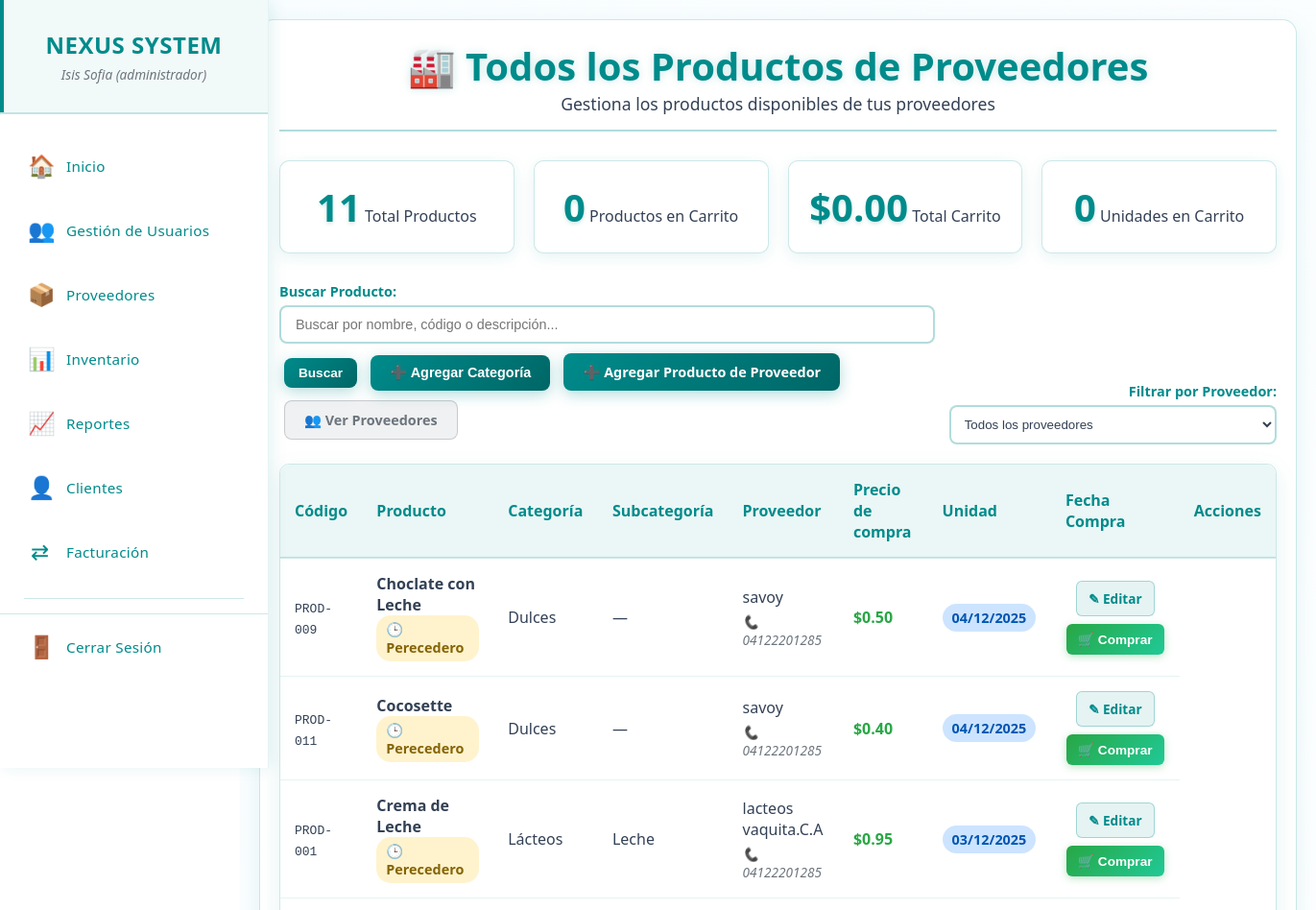
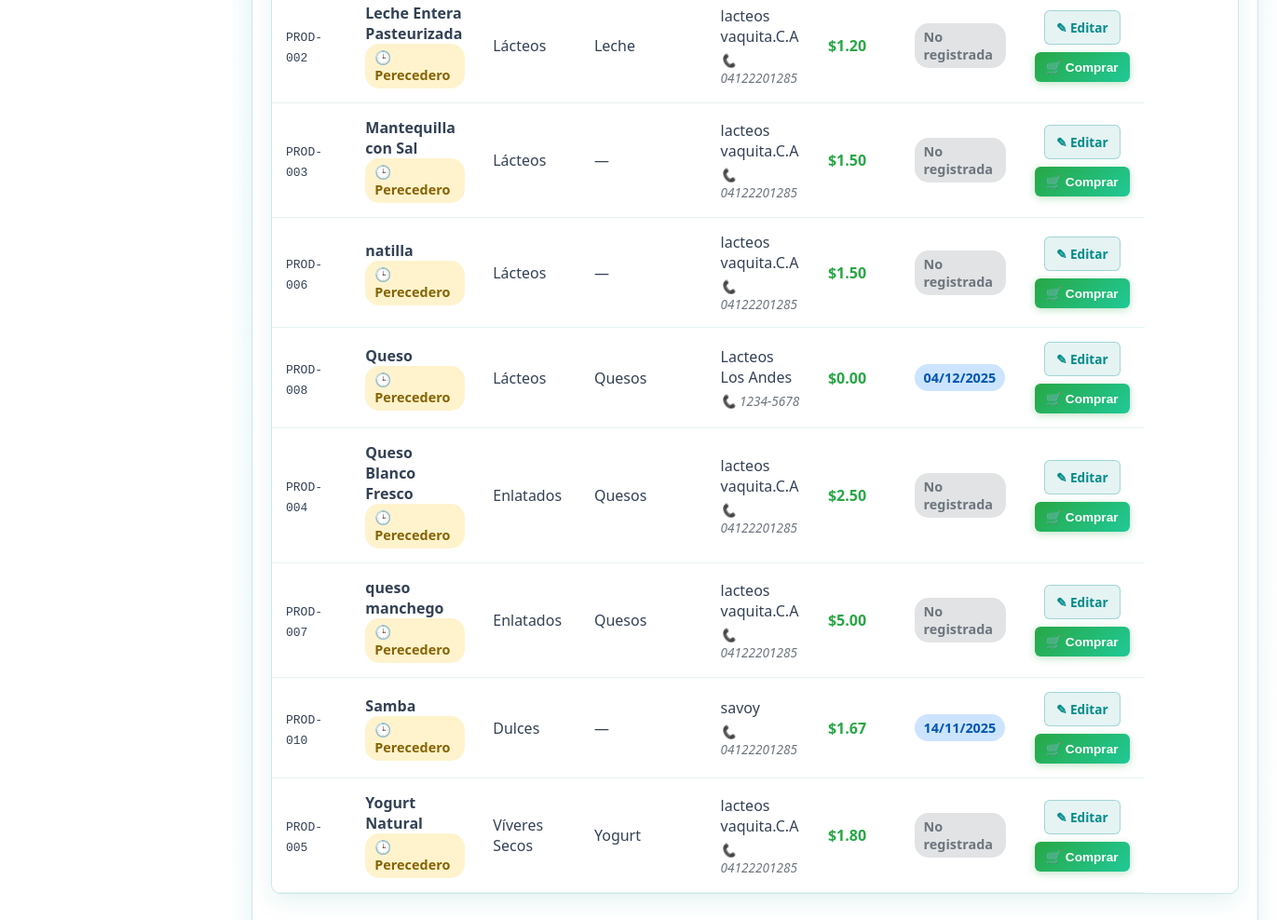
The page /productos_proveedores.php (signed in) on the database as committed earlier (2 pictures, top to bottom).
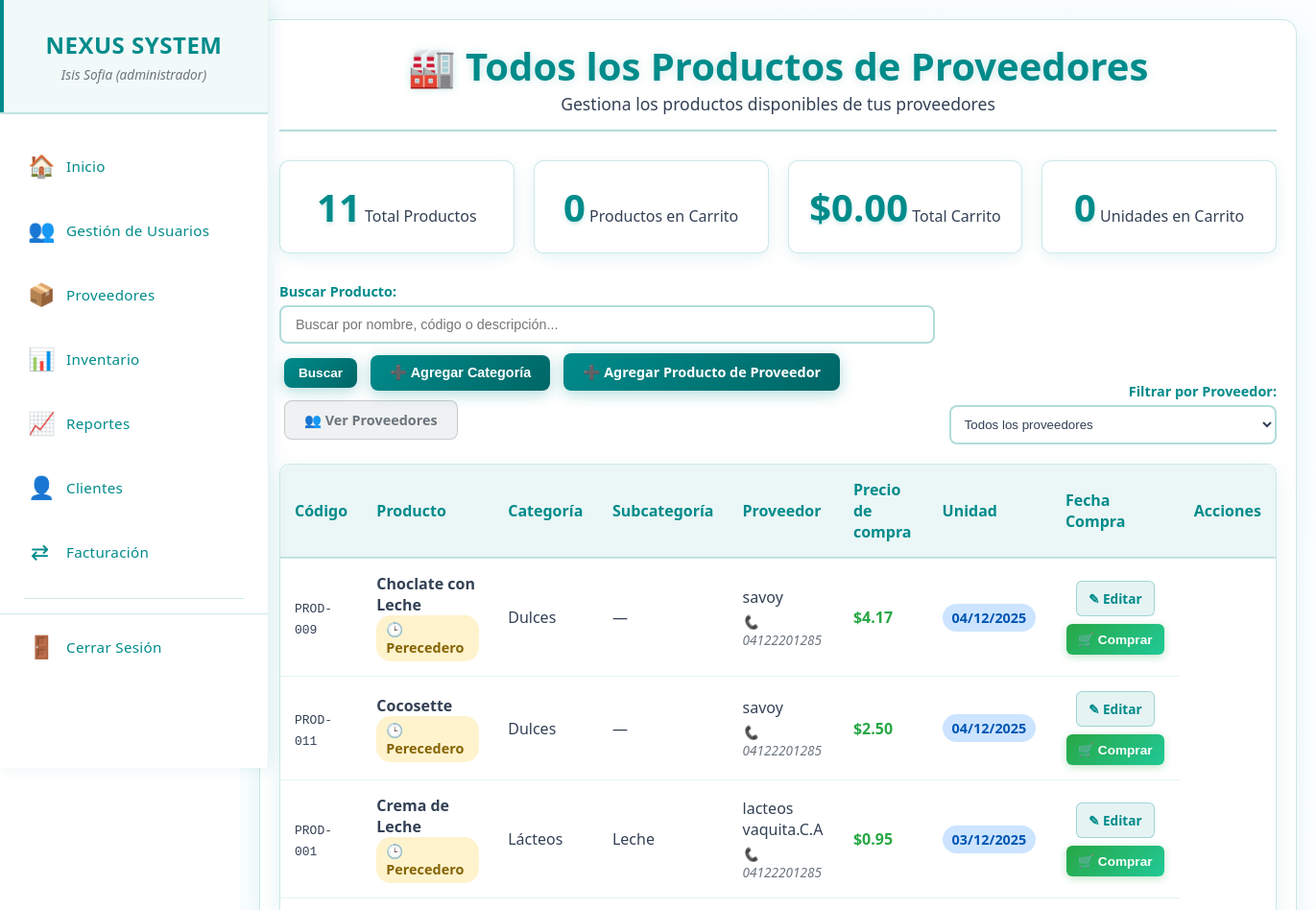
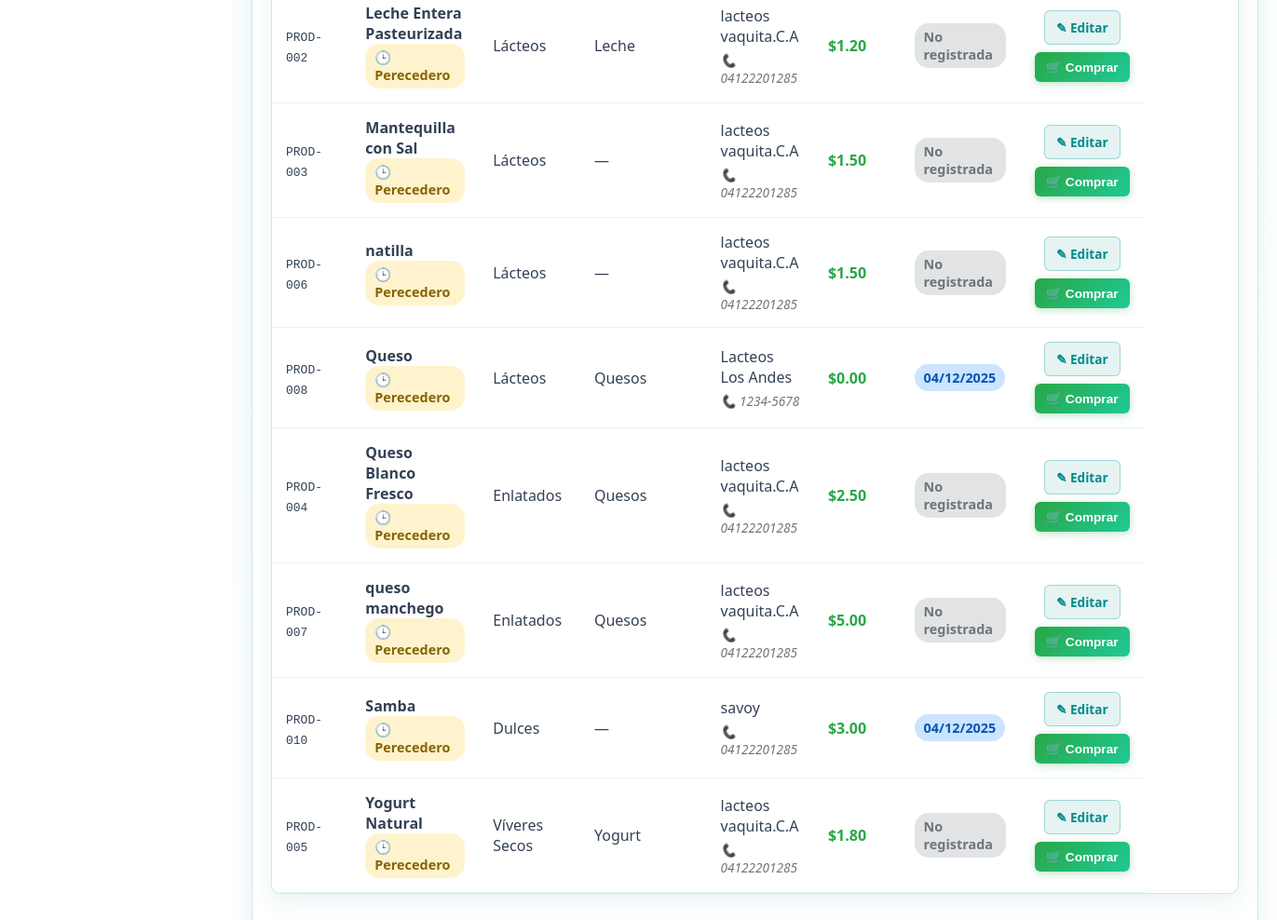
The same page on the database as committed later (2 pictures, top to bottom).
### tables this page shows
CREATE TABLE `productos_proveedor` (
  `id_producto_proveedor` int(11) NOT NULL,
  `codigo_producto` varchar(50) NOT NULL,
  `nombre` varchar(255) NOT NULL,
  `id_categoria` int(11) NOT NULL,
  `id_subcategoria` int(11) DEFAULT NULL,
  `id_proveedor` int(11) NOT NULL,
  `precio_compra` decimal(10,2) NOT NULL,
  `unidad_medida` varchar(20) DEFAULT 'unidad',
  `fecha_compra` date DEFAULT NULL,
  `es_perecedero` tinyint(1) DEFAULT 0,
  `registro` timestamp NOT NULL DEFAULT current_timestamp(),
  `actualizacion` timestamp NOT NULL DEFAULT current_timestamp() ON UPDATE current_timestamp()
);

CREATE TABLE `categoria_prod` (
  `id` int(11) NOT NULL,
  `nombre_categoria` varchar(50) NOT NULL,
  `estado` enum('active','inactive') DEFAULT 'active',
  `created_at` timestamp NOT NULL DEFAULT current_timestamp()
);

CREATE TABLE `proveedores` (
  `id_proveedor` int(11) NOT NULL,
  `nombres` varchar(255) NOT NULL,
  `nombre_comercial` varchar(255) NOT NULL,
  `rif` varchar(20) NOT NULL,
  `telefono` varchar(20) DEFAULT NULL,
  `email` varchar(100) DEFAULT NULL,
  `direccion` text DEFAULT NULL,
  `estado` enum('activo','inactivo') DEFAULT 'activo',
  `registro` timestamp NOT NULL DEFAULT current_timestamp(),
  `actualizacion` timestamp NOT NULL DEFAULT current_timestamp() ON UPDATE current_timestamp()
);

### productos_proveedores.php (the view, shortened to what the changed rows need)
<?php
require_once 'menu.php';
$id_proveedor = isset($_GET['id_proveedor']) ? intval($_GET['id_proveedor']) : 0;
$sql_base = "SELECT
                pp.*,
                cp.nombre_categoria,
                s.nombre_subcategoria,
                p.nombre_comercial as proveedor,
                p.telefono as telefono_proveedor,
                p.email as email_proveedor
            FROM productos_proveedor pp
            JOIN categoria_prod cp ON pp.id_categoria = cp.id
            LEFT JOIN subcategorias s ON pp.id_subcategoria = s.id
            JOIN proveedores p ON pp.id_proveedor = p.id_proveedor";
$params = [];
$where_conditions = [];
if ($id_proveedor > 0) {
    $where_conditions[] = "pp.id_proveedor = ?";
    $params[] = $id_proveedor;
    $titulo = "Productos del Proveedor";
} else {
    $titulo = "Todos los Productos de Proveedores";
}
$sql_base .= " ORDER BY pp.nombre";
if (!empty($params)) {
    $stmt = $pdo->prepare($sql_base);
    $stmt->execute($params);
    $result = $stmt->fetchAll(PDO::FETCH_ASSOC);
} else {
    $stmt = $pdo->query($sql_base);
    $result = $stmt->fetchAll(PDO::FETCH_ASSOC);
}
$total_productos = count($result);
?>
<!DOCTYPE html>
<html lang="es">
<head>
    <link rel="stylesheet" href="css/proveedores.css">
</head>
<body>
   <main class="main-content">
        <div class="content-wrapper">
            <div class="container">
                <div class="header">
                    <h1>🏭 <?php echo $titulo; ?></h1>
                </div>
                <?php if ($total_productos > 0): ?>
                    <div class="table-container">
                        <table class="table">
                            <thead>
                                <tr>
                                    <th>Código</th>
                                    <th>Producto</th>
                                    <th>Categoría</th>
                                    <th>Subcategoría</th>
                                    <?php if ($id_proveedor == 0): ?>
                                        <th>Proveedor</th>
                                    <?php endif; ?>
                                    <th>Precio de compra</th>
                                    <th>Unidad</th>
                                    <th>Fecha Compra</th>
                                    <th>Acciones</th>
                                </tr>
                            </thead>
                            <tbody>
                                <?php foreach($result as $row): ?>
                                    <tr id="producto-<?php echo $row['id_producto_proveedor']; ?>">
                                        <td><code><?php echo $row['codigo_producto']; ?></code></td>
                                        <td>
                                            <strong><?php echo htmlspecialchars($row['nombre']); ?></strong>
                                            <?php if ($row['es_perecedero']): ?>
                                                <br><span class="badge badge-warning">🕒 Perecedero</span>
                                            <?php endif; ?>
                                        </td>
                                        <td><?php echo $row['nombre_categoria']; ?></td>
                                        <td><?php echo $row['nombre_subcategoria'] ?: '—'; ?></td>
                                        <?php if ($id_proveedor == 0): ?>
                                            <td>
                                                <?php echo $row['proveedor']; ?>
                                                <br><small>📞 <?php echo $row['telefono_proveedor']; ?></small>
                                            </td>
                                        <?php endif; ?>
                                        <td style="font-weight: bold; color: #28a745;">
                                            $<?php echo number_format($row['precio_compra'], 2); ?>
                                        </td>
                                        <td>
                                            <?php if ($row['fecha_compra']): ?>
                                                <span class="badge badge-info"><?php echo date('d/m/Y', strtotime($row['fecha_compra'])); ?></span>
                                            <?php else: ?>
                                                <span class="badge badge-secondary">No registrada</span>
                                            <?php endif; ?>
                                        </td>
                                        <td>
                                            <div class="action-buttons-container">
                                                <a href="editar_producto_proveedor.php?id=<?php echo $row['id_producto_proveedor']; ?>" class="btn-editar">
                                                    ✎ Editar
                                                </a>
                                                <button class="btn-comprar"
                                                        onclick="abrirModalCompra(<?php echo $row['id_producto_proveedor']; ?>,
                                                                                 '<?php echo addslashes($row['nombre']); ?>',
                                                                                 <?php echo $row['precio_compra']; ?>)">
                                                    🛒 Comprar
                                                </button>
                                            </div>
                                        </td>
                                    </tr>
                                <?php endforeach; ?>
                            </tbody>
                        </table>
                    </div>
                <?php endif; ?>
            </div>
    </main>
</body>
</html>

Rows that differ between the two databases and show on the page:
changed productos_proveedor "Choclate con Leche": precio_compra "0.50" → "4.17"
changed productos_proveedor "Cocosette": precio_compra "0.40" → "2.50"
changed productos_proveedor "Samba": precio_compra "1.67" → "3.00"; fecha_compra "14/11/2025" → "04/12/2025"
